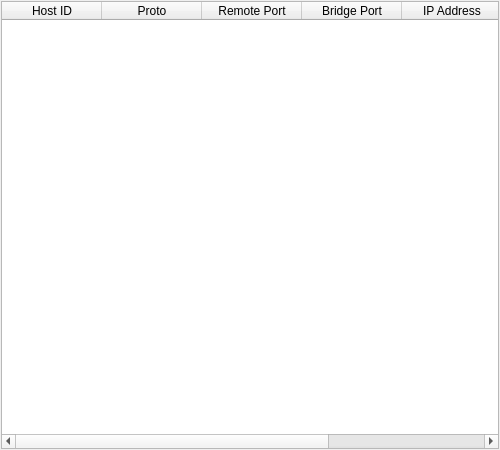
<?xml version="1.0" encoding="UTF-8"?>
<ui version="4.0">
 <class>OutgoingConnectionDialog</class>
 <widget class="QDialog" name="OutgoingConnectionDialog">
  <property name="geometry">
   <rect>
    <x>0</x>
    <y>0</y>
    <width>500</width>
    <height>450</height>
   </rect>
  </property>
  <property name="minimumSize">
   <size>
    <width>500</width>
    <height>450</height>
   </size>
  </property>
  <property name="maximumSize">
   <size>
    <width>16777215</width>
    <height>16777215</height>
   </size>
  </property>
  <property name="windowTitle">
   <string>Outgoing Connections</string>
  </property>
  <layout class="QHBoxLayout" name="horizontalLayout">
   <property name="leftMargin">
    <number>0</number>
   </property>
   <property name="topMargin">
    <number>0</number>
   </property>
   <property name="rightMargin">
    <number>0</number>
   </property>
   <property name="bottomMargin">
    <number>0</number>
   </property>
   <item>
    <layout class="QVBoxLayout" name="verticalLayout">
     <property name="leftMargin">
      <number>1</number>
     </property>
     <property name="topMargin">
      <number>1</number>
     </property>
     <property name="rightMargin">
      <number>1</number>
     </property>
     <property name="bottomMargin">
      <number>1</number>
     </property>
     <item>
      <widget class="QTableWidget" name="table">
       <property name="focusPolicy">
        <enum>Qt::NoFocus</enum>
       </property>
       <property name="editTriggers">
        <set>QAbstractItemView::NoEditTriggers</set>
       </property>
       <property name="showDropIndicator" stdset="0">
        <bool>false</bool>
       </property>
       <property name="dragDropOverwriteMode">
        <bool>false</bool>
       </property>
       <property name="selectionMode">
        <enum>QAbstractItemView::NoSelection</enum>
       </property>
       <property name="selectionBehavior">
        <enum>QAbstractItemView::SelectColumns</enum>
       </property>
       <property name="textElideMode">
        <enum>Qt::ElideLeft</enum>
       </property>
       <property name="showGrid">
        <bool>true</bool>
       </property>
       <property name="gridStyle">
        <enum>Qt::NoPen</enum>
       </property>
       <property name="cornerButtonEnabled">
        <bool>false</bool>
       </property>
       <attribute name="verticalHeaderVisible">
        <bool>false</bool>
       </attribute>
       <attribute name="verticalHeaderHighlightSections">
        <bool>false</bool>
       </attribute>
       <column>
        <property name="text">
         <string>Host ID</string>
        </property>
       </column>
       <column>
        <property name="text">
         <string>Proto</string>
        </property>
       </column>
       <column>
        <property name="text">
         <string>Remote Port</string>
        </property>
       </column>
       <column>
        <property name="text">
         <string>Bridge Port</string>
        </property>
       </column>
       <column>
        <property name="text">
         <string>IP Address</string>
        </property>
       </column>
       <column>
        <property name="text">
         <string>Hostname</string>
        </property>
       </column>
      </widget>
     </item>
    </layout>
   </item>
  </layout>
 </widget>
 <resources/>
 <connections/>
</ui>
